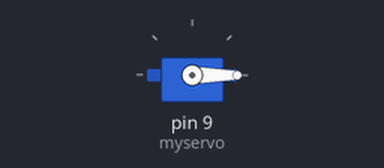
Bench run of a sketch on a simulated Arduino Uno, built with avr-gcc and run on an emulated ATmega328P. Parts: servo.

Above: at 0.05 s.
At 4.25 s:
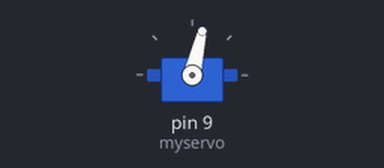
At 8.45 s:
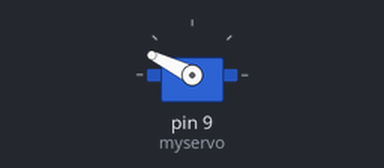
At 16.95 s:
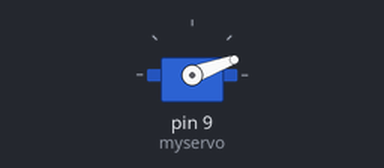
Timing chart, 0 to 23.5 s (numbered marks = the images above):
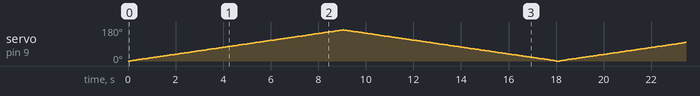

The sketch:

DXW90.ino
```cpp
#include <Servo.h>

Servo myservo;
int pos = 0;

void setup() {
  myservo.attach(9); // attach to pin 9
}

void loop() {
  for (pos; pos < 180; pos++) {
    myservo.write(calibrate(pos));
    delay(50);
  }
  for (pos; pos > 0 ; pos--) {
    myservo.write(calibrate(pos));
    delay(50);
  }
}

int calibrate(int raw) {
  // the servo I use will hit upper limit when setting the angle to 165
  return map(raw, 0, 180, 0, 165);
}
```
